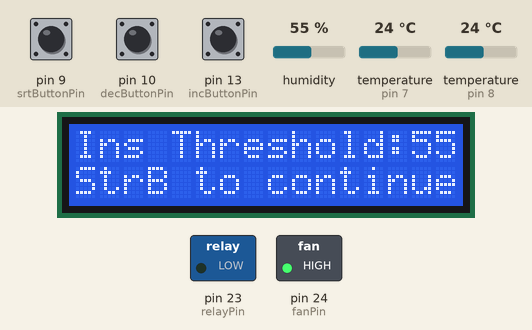
Simulated run of this sketch. Board: Arduino Mega 2560, built with avr-gcc and run on an emulated ATmega2560. Shown: 16×2 character LCD, switched loads named in the sketch (green lamp = pin HIGH). The inputs (shaded band) are chosen by the test bench; at power-on: pin 9 (srtButtonPin) HIGH, temperature (sensors on pin 7, pin 8) 24 °C, humidity 55 %, pin 10 (decButtonPin) HIGH, pin 13 (incButtonPin) LOW. What the sketch prints to the serial monitor is not drawn.

Above: at 1.2 s.
1.3 s: pin 9 (srtButtonPin) pulled LOW for 0.15 s
At 3.9 s:
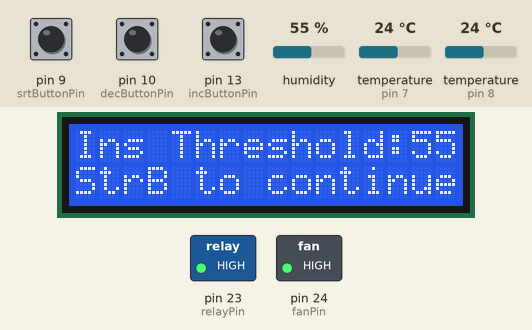
4.4 s: temperature (sensor on pin 7) set to 13.8 °C
7.4 s: temperature (sensor on pin 7) set to 12.9 °C
10.4 s: humidity set to 22 %
At 12.9 s:
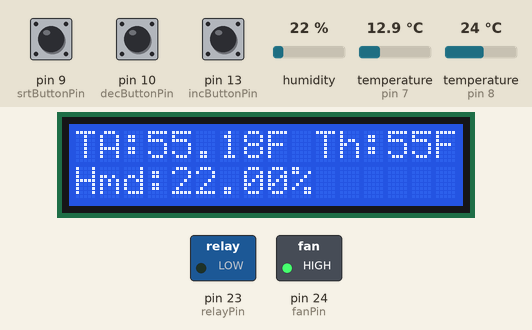
13.4 s: humidity set to 40 %
At 15.6 s:
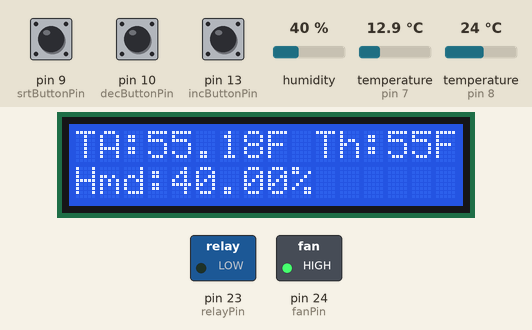
16.4 s: temperature (sensor on pin 7) set to 19 °C
At 17.8 s:
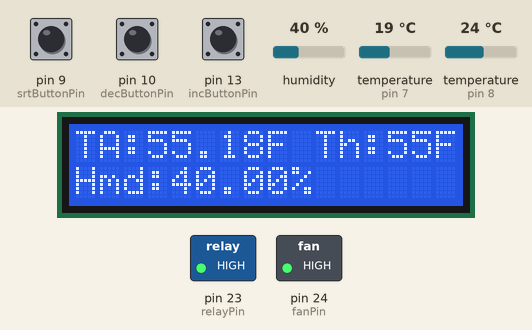
Timing chart, 0 to 20.4 s (numbered marks = the images above; inputs shaded):
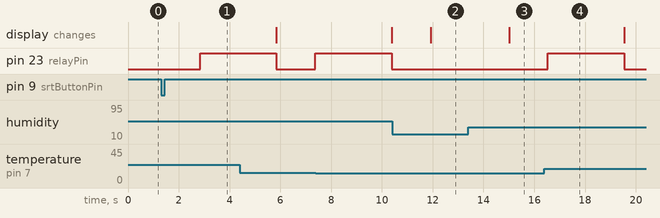

Measured:
- after the input at 1.3 s, pin 23 (relayPin): LOW → HIGH after 1.5 s
- after the input at 10.4 s, the display: changes after 1.5 s (image 2)
- after the input at 13.4 s, the display: changes after 1.6 s (image 3)
- after the input at 16.4 s, pin 23 (relayPin): LOW → HIGH after 0.14 s, → LOW 3.0 s later

The sketch:

completeprototype1.0.ino.ino
```cpp
#include "DHT.h"
#include <LiquidCrystal.h>
#include <Wire.h>
#include <OneWire.h>
#include <DallasTemperature.h>

#define DHTPIN 8     // Digital pin connected to the DHT sensor

#define DHTTYPE DHT22   // DHT 22
//#define DHTTYPE DHT11   // DHT 11

DHT dht(DHTPIN, DHTTYPE);
LiquidCrystal lcd(12, 11, 5, 4, 3, 2);
// Data wire is plugged into pin 2 on the Arduino
#define ONE_WIRE_BUS 7
/********************************************************************/
// Setup a oneWire instance to communicate with any OneWire devices
// (not just Maxim/Dallas temperature ICs)
OneWire oneWire(ONE_WIRE_BUS);
/********************************************************************/
// Pass our oneWire reference to Dallas Temperature.
DallasTemperature sensors(&oneWire);

DeviceAddress tempDeviceAddress;
/********************************************************************/
const int incButtonPin = 13; // button to increment

const int decButtonPin = 10; // button to decrement

const int srtButtonPin = 9; // button to start

const int relayPin = 23; // pin for the fan relay
const int fanPin = 24; // pin for output of fan

// const int relayPin2 = 25; // pin for heat relay

int tempValue = 50; // base number for temp
int buttonStateInc = 0; // current button state of inc
int buttonStateDec = 0; // current button state of dec
int buttonStateIncPrev = 0; // previous button state for inc
int buttonStateDecPrev = 0; // previous button state for dec
int buttonStateSrt = 0; // current button state of srt
int buttonStateSrtPrev = 0; // previous button state for srt
int interval = 0;
unsigned long previousMillis = 0;
int numberOfDevices;
bool Ext = false;

/**********************************************************************************/
void setup() {
  // begin all sensors,lcd,etc
 /*Displays*Begin******************************************************************/
  Serial.begin(9600);
  lcd.begin(16, 2);
  /*Sensors*Begin***************************************************************/
  sensors.begin();
  dht.begin();
  /*DS18b20*Sensor*Code*********************************************************/
  numberOfDevices = sensors.getDeviceCount();
  /*Buttons*Begin**************************************************************/
  pinMode(incButtonPin, INPUT);
  pinMode(decButtonPin,INPUT);
  pinMode(srtButtonPin, INPUT);
/*****************************************************************************/
  pinMode(relayPin, OUTPUT);
  pinMode(fanPin, OUTPUT);
  digitalWrite(fanPin, HIGH);

}


void loop() {
  // Wait a few seconds between measurements.
  //delay(2000);
/*Button*Read*******************************************/
  if(Ext == false)
  {
  buttonHitCheck();
  return;
  }

/*Sensors*read and print*********************************/
sensors.requestTemperatures();
 float h = dht.readHumidity();
// float t2 = sensors.getTempCByIndex(0); // Send the command to get temperature readings
// float t = (t2*(9/5))+32;
  float tAvg;
  tAvg = getAvg(tAvg);
/*Serial*print*for*testing*************************************************/
 // Serial.println(t2);
 // Serial.println(t);

int tA;
tA = tAvg;

unsigned long currentMillis = millis();
Serial.println(currentMillis);
if(tA > tempValue)  // fan start
 {
  digitalWrite(relayPin, HIGH);
  delay(3000);
  //delay(60000);
  digitalWrite(relayPin, LOW);
 // delay(240000);
  }
  /*
if((tA < tempValue ){  // heat start

  digitalWrite(relayPin2, HIGH);
  delay(1000);
  digitalWrite(relayPin2, LOW);

}

*/


/*Humid*LCD*print*********************************************************/
  lcd.clear();
  lcd.setCursor(0,1);
  lcd.print("Hmd:");
  lcd.print(h);
  lcd.print("%");
/*Temperature*LCD*print**************************************************/
  lcd.setCursor(0,0);
  lcd.print("TA:");
  lcd.print(tAvg);
  lcd.print("F");
/***********************************************************************/
  lcd.setCursor(10,0);
  lcd.print("Th:");
  lcd.print(tempValue);
  lcd.print("F");

}

void buttonHitCheck(){

buttonStateInc = digitalRead(incButtonPin);
buttonStateDec = digitalRead(decButtonPin);
buttonStateSrt = digitalRead(srtButtonPin);
lcd.setCursor(0,0);
lcd.print("Ins Threshold:");
lcd.setCursor(0,1);
lcd.print("StrB to continue");
if((buttonStateInc != buttonStateIncPrev) || (buttonStateDec != buttonStateDecPrev))
{

  if(buttonStateInc == LOW)
  {
    if((tempValue + 5)>80 )
       tempValue = tempValue;
    else
       tempValue = tempValue + 5;
    Serial.print("temp:");
    Serial.println(tempValue);
    }

  if(buttonStateDec == LOW)
  {
    if((tempValue - 5) < 50 )
      tempValue = tempValue;
    else
      tempValue = tempValue - 5;
    Serial.print("temp:");
    Serial.println(tempValue);
    }

  }
  lcd.setCursor(14,0);
  lcd.print(tempValue);
 int cInterval = 30000;
 unsigned long currentMillis = millis();
  if((buttonStateSrt == LOW) || ((currentMillis - previousMillis) >= cInterval))
      Ext = true;
  buttonStateIncPrev = buttonStateInc;
  buttonStateDecPrev = buttonStateDec;
  buttonStateSrtPrev = buttonStateSrt;

 }

float getAvg(float tAvg)
{
  float tmp[numberOfDevices];
  float tempAvg,sum;

  sum = 0.00;
   sensors.requestTemperatures(); // Send the command to get temperatures from all sensors.

  // Loop through each device, print out temperature one by one
  for(int i=0; i<numberOfDevices; i++) {

    // Search the wire for address and store the address in tempDeviceAddress
    if(sensors.getAddress(tempDeviceAddress, i)){

    tmp[i] = sensors.getTempC(tempDeviceAddress); //Temperature in degree celsius
    tmp[i] = DallasTemperature::toFahrenheit(tmp[i]);
    }
  }
  for(int j = 0; j<numberOfDevices; j++){
    sum = sum + tmp[j];
    }
    tempAvg = sum/numberOfDevices;

    return tempAvg;
}
```
